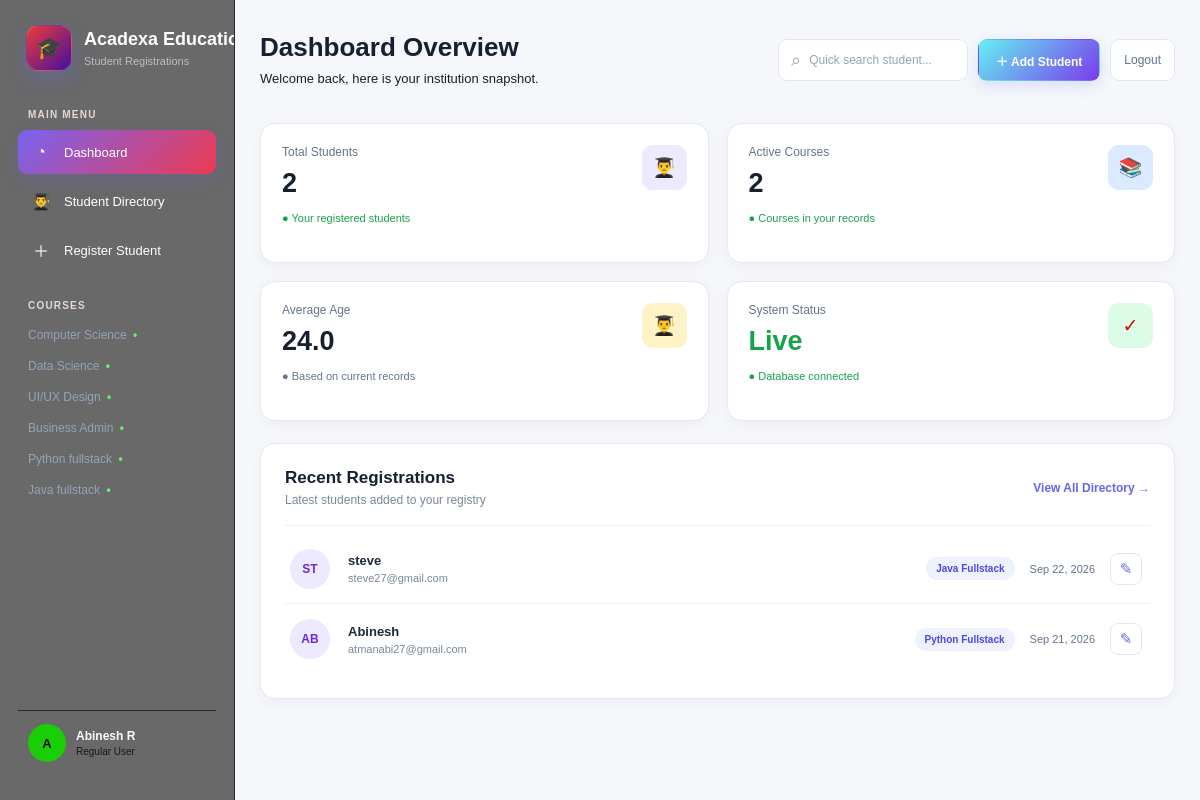
The app's page / (signed in) with its own data.
### core/models.py (models this page shows, shortened)
class Student(models.Model):
    COURSE_CHOICES = [
        ("Computer Science", "Computer Science"),
        ("Data Science", "Data Science"),
        ("UI/UX Design", "UI/UX Design"),
        ("Business Administration", "Business Administration"),
        ("Python Fullstack","Python Fullstack"),
        ("Java Fullstack","Java Fullstack"),
    ]
    full_name = models.CharField(max_length=120)
    email = models.EmailField(unique=True)
    mobile = models.CharField(max_length=20)
    course = models.CharField(max_length=80, choices=COURSE_CHOICES)
    age = models.PositiveIntegerField()
    created_by = models.ForeignKey(
        "auth.User",
        on_delete=models.CASCADE,
        related_name="students",
    )
    created_at = models.DateTimeField(auto_now_add=True)
    updated_at = models.DateTimeField(auto_now=True)
    class Meta:
        ordering = ["-created_at"]

### core/views.py (the view)
# urls.py: path("", views.dashboard, name="dashboard"),
@login_required
def dashboard(request):
    students = Student.objects.filter(created_by=request.user)
    context = {
        "total_students": students.count(),
        "active_courses": students.values("course").distinct().count(),
        "average_age": round(students.aggregate(avg=Avg("age"))["avg"] or 0, 1),
        "recent_students": students[:5],
    }
    return render(request, "core/dashboard.html", context)

### templates/core/dashboard.html (shortened to what this page needs)
{% extends "core/base.html" %}
{% load static %}
{% block page_title %}
Dashboard Overview
{% endblock %}
{% block page_subtitle %}
Welcome back, here is your institution snapshot.
{% endblock %}
{% block content %}
<section class="stats-grid">
    <div class="stat-card">
        <div class="stat-content">
            <span class="stat-title">
                Total Students
            </span>
            <strong class="stat-number">
                {{ total_students }}
            </strong>
            <small class="positive">
                ● Your registered students
            </small>
        </div>
        <div class="stat-icon purple">
            👨‍🎓
        </div>
    </div>
    <div class="stat-card">
        <div class="stat-content">
            <span class="stat-title">
                Active Courses
            </span>
            <strong class="stat-number">
                {{ active_courses }}
            </strong>
            <small class="positive">
                ● Courses in your records
            </small>
        </div>
        <div class="stat-icon blue">
            📚
        </div>
    </div>
    <div class="stat-card">
        <div class="stat-content">
            <span class="stat-title">
                Average Age
            </span>
            <strong class="stat-number">
                {{ average_age }}
            </strong>
            <small class="neutral">
                ● Based on current records
            </small>
        </div>
        <div class="stat-icon yellow">
            👨‍🎓
        </div>
    </div>
    <div class="stat-card">
        <div class="stat-content">
            <span class="stat-title">
                System Status
            </span>
            <strong class="stat-number live">
                Live
            </strong>
            <small class="positive">
                ● Database connected
            </small>
        </div>
        <div class="stat-icon green">
            ✓
        </div>
    </div>
</section>
<section class="content-card">
    <div class="section-head">
        <div>
            <h3>
                Recent Registrations
            </h3>
            <p>
                Latest students added to your registry
            </p>
        </div>
        <a
            href="{% url 'student_list' %}"
            class="text-link"
        >
            View All Directory →
        </a>
    </div>
    <div class="student-list">
        {% for student in recent_students %}
        <div class="student-row">
            <div class="initial">
                {{ student.full_name|slice:":2"|upper }}
            </div>
            <div class="student-main">
                <strong>
                    {{ student.full_name }}
                </strong>
                <span>
                    {{ student.email }}
                </span>
            </div>
            <span class="course-pill">
                {{ student.course }}
            </span>
            <span class="row-date">
                {{ student.created_at|date:"M d, Y" }}
            </span>
            <a
                href="{% url 'student_update' student.id %}"
                class="icon-btn"
                title="Edit Student"
            >
                ✎
            </a>
        </div>
        {% endfor %}
    </div>
</section>
{% endblock %}

### templates/core/base.html (shortened to what this page needs)
{% load static %}
<!DOCTYPE html>
<html lang="en">
<head>
    <link rel="stylesheet" href="{% static 'css/styling.css' %}">
</head>
<body>
<div class="app-shell">
    <aside class="sidebar" id="sidebar">
        <div class="brand">
            <div class="brand-icon">🎓</div>
            <div>
                <h1>Acadexa Education</h1>
                <span>Student Registrations</span>
            </div>
        </div>
        <div class="menu-label">MAIN MENU</div>
        <nav class="side-nav">
            <a href="{% url 'dashboard' %}"
               class="nav-item {% if request.resolver_match.url_name == 'dashboard' %}active{% endif %}">
                <span class="nav-icon">◔</span>
                <span>Dashboard</span>
            </a>
            <a href="{% url 'student_list' %}"
               class="nav-item {% if request.resolver_match.url_name == 'student_list' %}active{% endif %}">
                <span class="nav-icon">👨‍🎓</span>
                <span>Student Directory</span>
            </a>
            <a href="{% url 'student_create' %}"
               class="nav-item {% if request.resolver_match.url_name == 'student_create' %}active{% endif %}">
                <span class="nav-icon">＋</span>
                <span>Register Student</span>
            </a>
        </nav>
        <div class="menu-label course-label">COURSES</div>
        <div class="course-links">
            <span>Computer Science <b>•</b></span>
            <span>Data Science <b>•</b></span>
            <span>UI/UX Design <b>•</b></span>
            <span>Business Admin <b>•</b></span>
            <span>Python fullstack <b>•</b></span>
            <span>Java fullstack <b>•</b></span>
        </div>
        <div class="profile-card">
            <div class="avatar">
                {{ request.user.username|first|upper }}
            </div>
            <div class="profile-text">
                <strong>
                    {{ request.user.get_full_name|default:request.user.username }}
                </strong>
                <small>Regular User</small>
            </div>
        </div>
    </aside>
    <main class="main">
        <header class="topbar">
            <div class="page-heading">
                <h2>
                    {% block page_title %}{% endblock %}
                </h2>
                <p>
                    {% block page_subtitle %}{% endblock %}
                </p>
            </div>
            <div class="top-actions">
                <form action="{% url 'student_list' %}"
                      method="get"
                      class="quick-search">
                    <span>⌕</span>
                    <input type="text"
                           name="q"
                           placeholder="Quick search student..."
                           value="{{ request.GET.q }}">
                </form>
                <a href="{% url 'student_create' %}"
                   class="btn primary">
                    ＋ Add Student
                </a>
                <form method="post"
                      action="{% url 'logout' %}"
                      class="logout-form">
                    <button type="submit"
                            class="logout-btn">
                        Logout
                    </button>
                </form>
            </div>
        </header>
        {% block content %}
        {% endblock %}
    </main>
</div>
</body>
</html>

### records on screen
Student: full_name "ST", full_name "steve", email "steve27@gmail.com", course "Java Fullstack", created_at "Sep 22, 2026"
Student: full_name "AB", full_name "Abinesh", email "atmanabi27@gmail.com", course "Python Fullstack", created_at "Sep 21, 2026"

### other values on screen
{{ request.user.username|first|upper }} "A"
{{ request.user.get_full_name|default:request.user.username }} "Abinesh R"
{{ total_students }} "2"
{{ active_courses }} "2"
{{ average_age }} "24.0"
